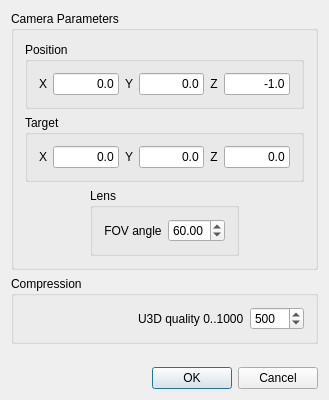
<ui version="4.0" >
 <class>U3D_GUIClass</class>
 <widget class="QDialog" name="U3D_GUIClass" >
  <property name="geometry" >
   <rect>
    <x>0</x>
    <y>0</y>
    <width>329</width>
    <height>400</height>
   </rect>
  </property>
  <property name="windowTitle" >
   <string>U3D_GUI</string>
  </property>
  <layout class="QVBoxLayout" >
   <item>
    <widget class="QGroupBox" name="campar_box" >
     <property name="title" >
      <string>Camera Parameters</string>
     </property>
     <layout class="QGridLayout" >
      <item row="0" column="0" colspan="3" >
       <widget class="QGroupBox" name="campos_box" >
        <property name="title" >
         <string>Position</string>
        </property>
        <layout class="QVBoxLayout" >
         <item>
          <layout class="QHBoxLayout" >
           <item>
            <widget class="QLabel" name="posx_lab" >
             <property name="text" >
              <string>X</string>
             </property>
             <property name="alignment" >
              <set>Qt::AlignCenter|Qt::AlignHCenter|Qt::AlignLeading|Qt::AlignLeft|Qt::AlignVCenter</set>
             </property>
            </widget>
           </item>
           <item>
            <widget class="QLineEdit" name="posx_lnedt" >
             <property name="text" >
              <string>0.0</string>
             </property>
             <property name="alignment" >
              <set>Qt::AlignRight|Qt::AlignTrailing|Qt::AlignVCenter</set>
             </property>
            </widget>
           </item>
           <item>
            <widget class="QLabel" name="posy_lab" >
             <property name="text" >
              <string>Y</string>
             </property>
             <property name="alignment" >
              <set>Qt::AlignCenter|Qt::AlignHCenter|Qt::AlignLeading|Qt::AlignLeft|Qt::AlignVCenter</set>
             </property>
            </widget>
           </item>
           <item>
            <widget class="QLineEdit" name="posy_lnedt" >
             <property name="text" >
              <string>0.0</string>
             </property>
             <property name="alignment" >
              <set>Qt::AlignRight|Qt::AlignTrailing|Qt::AlignVCenter</set>
             </property>
            </widget>
           </item>
           <item>
            <widget class="QLabel" name="posz_lab" >
             <property name="text" >
              <string>Z</string>
             </property>
             <property name="alignment" >
              <set>Qt::AlignCenter|Qt::AlignHCenter|Qt::AlignLeading|Qt::AlignLeft|Qt::AlignVCenter</set>
             </property>
            </widget>
           </item>
           <item>
            <widget class="QLineEdit" name="posz_lnedt" >
             <property name="text" >
              <string>-1.0</string>
             </property>
             <property name="alignment" >
              <set>Qt::AlignRight|Qt::AlignTrailing|Qt::AlignVCenter</set>
             </property>
            </widget>
           </item>
          </layout>
         </item>
        </layout>
       </widget>
      </item>
      <item row="1" column="0" colspan="3" >
       <widget class="QGroupBox" name="camtar_box" >
        <property name="title" >
         <string>Target</string>
        </property>
        <layout class="QVBoxLayout" >
         <item>
          <layout class="QHBoxLayout" >
           <item>
            <widget class="QLabel" name="tarx_lab" >
             <property name="text" >
              <string>X</string>
             </property>
             <property name="alignment" >
              <set>Qt::AlignCenter|Qt::AlignHCenter|Qt::AlignLeading|Qt::AlignLeft|Qt::AlignVCenter</set>
             </property>
            </widget>
           </item>
           <item>
            <widget class="QLineEdit" name="tarx_lnedt" >
             <property name="text" >
              <string>0.0</string>
             </property>
             <property name="alignment" >
              <set>Qt::AlignRight|Qt::AlignTrailing|Qt::AlignVCenter</set>
             </property>
            </widget>
           </item>
           <item>
            <widget class="QLabel" name="tary_lab" >
             <property name="text" >
              <string>Y</string>
             </property>
             <property name="alignment" >
              <set>Qt::AlignCenter|Qt::AlignHCenter|Qt::AlignLeading|Qt::AlignLeft|Qt::AlignVCenter</set>
             </property>
            </widget>
           </item>
           <item>
            <widget class="QLineEdit" name="tary_lnedt" >
             <property name="text" >
              <string>0.0</string>
             </property>
             <property name="alignment" >
              <set>Qt::AlignRight|Qt::AlignTrailing|Qt::AlignVCenter</set>
             </property>
            </widget>
           </item>
           <item>
            <widget class="QLabel" name="tarz_lab" >
             <property name="text" >
              <string>Z</string>
             </property>
             <property name="alignment" >
              <set>Qt::AlignCenter|Qt::AlignHCenter|Qt::AlignLeading|Qt::AlignLeft|Qt::AlignVCenter</set>
             </property>
            </widget>
           </item>
           <item>
            <widget class="QLineEdit" name="tarz_lnedt" >
             <property name="text" >
              <string>0.0</string>
             </property>
             <property name="alignment" >
              <set>Qt::AlignRight|Qt::AlignTrailing|Qt::AlignVCenter</set>
             </property>
            </widget>
           </item>
          </layout>
         </item>
        </layout>
       </widget>
      </item>
      <item row="2" column="0" >
       <spacer>
        <property name="orientation" >
         <enum>Qt::Horizontal</enum>
        </property>
        <property name="sizeHint" >
         <size>
          <width>101</width>
          <height>20</height>
         </size>
        </property>
       </spacer>
      </item>
      <item row="2" column="1" >
       <widget class="QGroupBox" name="lens_box" >
        <property name="title" >
         <string>Lens</string>
        </property>
        <layout class="QHBoxLayout" >
         <item>
          <widget class="QLabel" name="fov_lab" >
           <property name="text" >
            <string>FOV angle</string>
           </property>
           <property name="alignment" >
            <set>Qt::AlignCenter|Qt::AlignHCenter|Qt::AlignLeading|Qt::AlignLeft|Qt::AlignVCenter</set>
           </property>
          </widget>
         </item>
         <item>
          <widget class="QDoubleSpinBox" name="fov_spn" >
           <property name="maximum" >
            <double>90.000000000000000</double>
           </property>
           <property name="singleStep" >
            <double>0.100000000000000</double>
           </property>
           <property name="value" >
            <double>60.000000000000000</double>
           </property>
          </widget>
         </item>
        </layout>
       </widget>
      </item>
      <item row="2" column="2" >
       <spacer>
        <property name="orientation" >
         <enum>Qt::Horizontal</enum>
        </property>
        <property name="sizeHint" >
         <size>
          <width>111</width>
          <height>20</height>
         </size>
        </property>
       </spacer>
      </item>
     </layout>
    </widget>
   </item>
   <item>
    <widget class="QGroupBox" name="groupBox" >
     <property name="title" >
      <string>Compression</string>
     </property>
     <layout class="QHBoxLayout" >
      <item>
       <layout class="QHBoxLayout" >
        <item>
         <spacer>
          <property name="orientation" >
           <enum>Qt::Horizontal</enum>
          </property>
          <property name="sizeHint" >
           <size>
            <width>40</width>
            <height>20</height>
           </size>
          </property>
         </spacer>
        </item>
        <item>
         <widget class="QLabel" name="label" >
          <property name="text" >
           <string>U3D quality 0..1000</string>
          </property>
         </widget>
        </item>
        <item>
         <widget class="QSpinBox" name="qualitySpinBox" >
          <property name="maximum" >
           <number>1000</number>
          </property>
          <property name="value" >
           <number>500</number>
          </property>
         </widget>
        </item>
       </layout>
      </item>
     </layout>
    </widget>
   </item>
   <item>
    <spacer>
     <property name="orientation" >
      <enum>Qt::Vertical</enum>
     </property>
     <property name="sizeHint" >
      <size>
       <width>305</width>
       <height>16</height>
      </size>
     </property>
    </spacer>
   </item>
   <item>
    <layout class="QHBoxLayout" >
     <property name="spacing" >
      <number>6</number>
     </property>
     <property name="leftMargin" >
      <number>0</number>
     </property>
     <property name="topMargin" >
      <number>0</number>
     </property>
     <property name="rightMargin" >
      <number>0</number>
     </property>
     <property name="bottomMargin" >
      <number>0</number>
     </property>
     <item>
      <spacer>
       <property name="orientation" >
        <enum>Qt::Horizontal</enum>
       </property>
       <property name="sizeHint" >
        <size>
         <width>40</width>
         <height>20</height>
        </size>
       </property>
      </spacer>
     </item>
     <item>
      <widget class="QSplitter" name="splitter_4" >
       <property name="orientation" >
        <enum>Qt::Horizontal</enum>
       </property>
       <widget class="QDialogButtonBox" name="buttonBox" >
        <property name="orientation" >
         <enum>Qt::Horizontal</enum>
        </property>
        <property name="standardButtons" >
         <set>QDialogButtonBox::Cancel|QDialogButtonBox::NoButton|QDialogButtonBox::Ok</set>
        </property>
       </widget>
      </widget>
     </item>
    </layout>
   </item>
  </layout>
 </widget>
 <layoutdefault spacing="6" margin="11" />
 <resources/>
 <connections/>
</ui>
